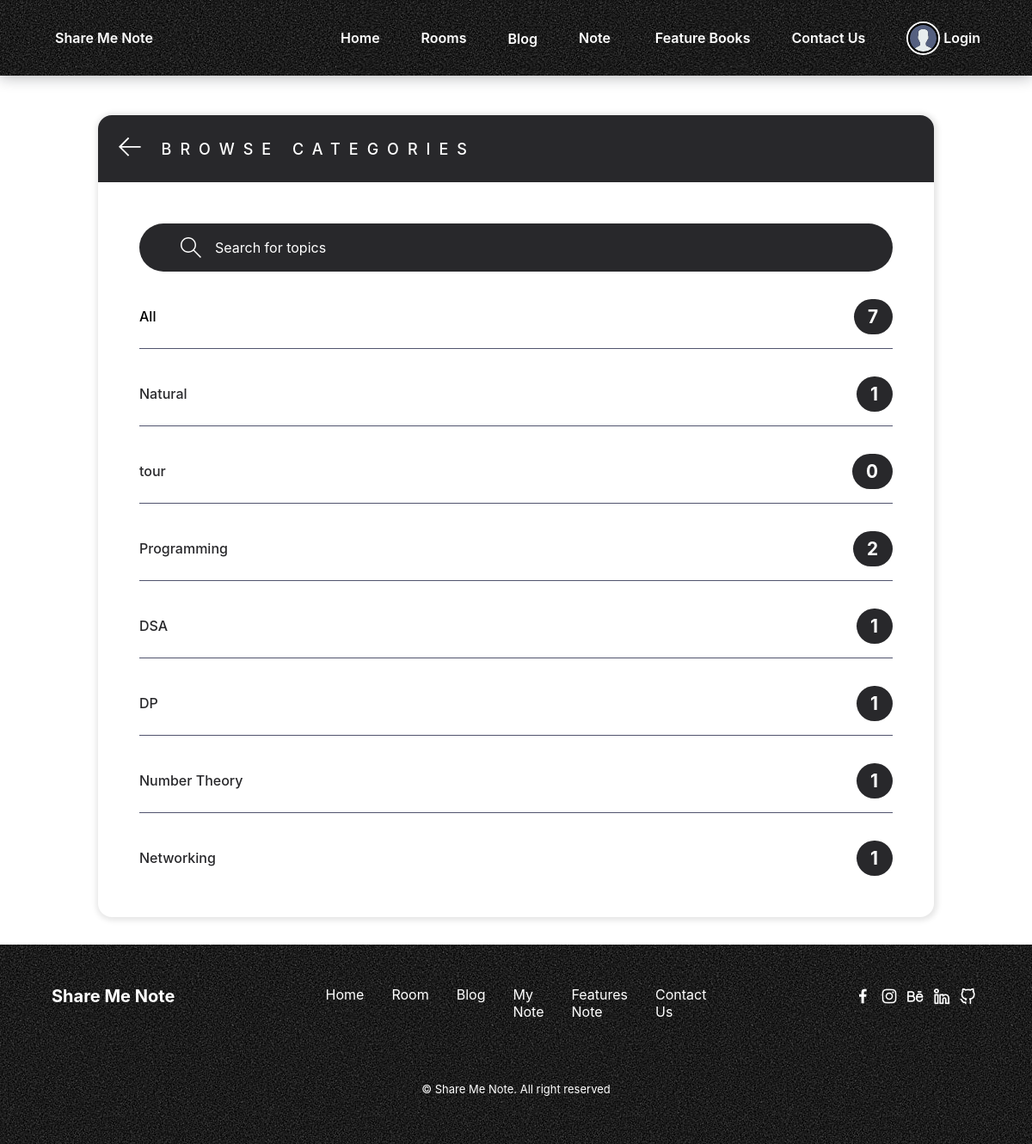
Screenshot of /blog/categorys/ with the database file from the repository.
### blog/models.py (models this page shows, shortened)
class Category(models.Model):
    title = models.CharField(max_length=100)
    category_id = models.UUIDField(default=uuid.uuid4, primary_key=True, unique=True, editable=False)
    slug = models.SlugField()

### blog/views.py (the view)
# urls.py: path('categorys/', views.categoryPage, name="categorys"),
def categoryPage(request):
    q = request.GET.get('q') if request.GET.get('q') != None else ''
    categorys = Category.objects.filter(title__icontains=q)
    return render(request, 'blog/allCategory.html', {'categorys': categorys})

### blog/templates/blog/allCategory.html (shortened to what this page needs)
{% extends 'main.html' %} {% block content %}
<main class="create-room layout">
  <div class="container">
    <div class="layout__box" style="top: 50%">
      <div class="layout__boxHeader">
        <div class="layout__boxTitle">
          <a href="{% url 'index' %}">
            <svg
              version="1.1"
              xmlns="http://www.w3.org/2000/svg"
              width="32"
              height="32"
              viewBox="0 0 32 32"
            >
              <title>arrow-left</title>
              <path
                d="M13.723 2.286l-13.723 13.714 13.719 13.714 1.616-1.611-10.96-10.96h27.625v-2.286h-27.625l10.965-10.965-1.616-1.607z"
              ></path>
            </svg>
          </a>
          <h3>Browse Categories</h3>
        </div>
      </div>
      <div class="topics-page layout__body">
        <form action="" method="GET" class="header__search">
          <label>
            <input name="q" placeholder="Search for topics" />
          </label>
        </form>
        <ul class="topics__list">
          <li>
            <a href="{% url 'categorys' %}" class="active"
              >All <span>{{categorys.count}}</span></a
            >
          </li>
          {% for category in categorys %}
          <li>
            <a href="{% url 'index' %}?q={{category.title}}"
              >{{ category.title }}
              <span>{{category.post_set.all.count}}</span></a
            >
          </li>
          {% endfor %}
        </ul>
      </div>
    </div>
  </div>
</main>
{% endblock content %}

### static/styles/style.css (style rules this page uses)
:root { --header-height: 3.5rem; --dark-green-color: #28282b; --green-color: #28282b; --green-color-light: #28282b; --green-color-lighten: #38b000; --white-color: #fff; --body-color: hsl(220, 100%, 97%); --color-main: #28282b; --color-main-light: #e1f6fb; --color-dark: #28282b; --color-dark-medium: #51546e; --color-dark-light: #414141; --color-light: #5a5a5a; --color-gray: #8b8b8b; --color-light-gray: #787878; --color-bg: #28282b; --color-success: #212529; --color-error: #fc4b0b; --color-black: #000000; --body-font: "Montserrat", sans-serif; --normal-font-size: 0.938rem; --font-regular: 400; --font-semi-bold: 600; --z-tooltip: 10; --z-fixed: 100; }
@media screen and (min-width: 1024px) { :root { --normal-font-size: 1rem; } }
* { font-family: "DM Sans", -apple-system, BlinkMacSystemFont, "Segoe UI", Roboto, Oxygen, Ubuntu, Cantarell, "Open Sans", "Helvetica Neue", sans-serif; margin: 0; padding: 0; box-sizing: border-box; text-rendering: optimizeLegibility; font-size: inherit; }
body { font-family: var(--body-font); font-size: var(--normal-font-size); }
ul { list-style: none; }
a { text-decoration: none; }
.container { max-width: 100rem; width: 90%; margin: auto; }
.header__search > label { background-color: var(--color-dark); padding: 1rem 2rem; display: flex; align-items: center; gap: 1rem; border-radius: 5rem; }
.header__search ::placeholder { color: white; opacity: 1; }
.header__search svg { fill: var(--white-color); width: 24px; height: 24px; margin-left: 1rem; }
input::placeholder { color: var(--color-gray); }
.header__search input { width: 18rem; background: transparent; border: none; outline: none; color: var(--white-color); }
@media screen and (min-width: 1118px) { .container { margin-inline: auto; } }
.layout { margin-top: 8.4rem; }
.layout > .container { display: flex; justify-content: space-between; align-items: flex-start; }
.layout__box { width: 90%; max-width: 48rem; min-height: 40rem; margin: auto; background-color: var(--white-color); border-radius: 1rem; box-shadow: 1px 1px 6px 3px rgba(0, 0, 0, 0.1); overflow: hidden; }
.layout__boxHeader { display: flex; padding: 1.5rem; background-color: var(--dark-green-color); }
.layout__boxTitle { display: flex; gap: 1.5rem; align-items: center; }
.layout__boxTitle h3 { text-transform: uppercase; letter-spacing: 10px; font-weight: 500; font-size: large; color: var(--white-color); }
.layout__boxTitle svg { width: 1.6rem; height: 1.6rem; fill: var(--white-color); }
.layout__body { margin: 3rem; }
.topics__list { list-style: none; }
.topics__list li a { display: flex; align-items: center; justify-content: space-between; margin-bottom: 3rem; font-weight: 500; color: var(--green-color); transition: all 0.3s ease-in-out; }
.topics__list li a.active, .topics__list li a:hover { color: var(--color-black); }
.topics__list li a span { padding: 0.5rem 1rem; background-color: var(--green-color); color: var(--white-color); border-radius: 5rem; font-size: 1.3rem; font-weight: 700; letter-spacing: 1px; }
.topics-page .topics__list li:not(:last-child) a { margin: 2rem 0; padding-bottom: 1rem; text-decoration: none; border-bottom: 1px solid var(--color-dark-medium); }
.topics-page .header__search { display: block; }
.create-room.layout .layout__box { max-width: 68rem; }

### rows the page displays
Category: title "Natural", post_set.all.count "1"
Category: title "tour", post_set.all.count "0"
Category: title "Programming", post_set.all.count "2"
Category: title "DSA", post_set.all.count "1"
Category: title "DP", post_set.all.count "1"
Category: title "Number Theory", post_set.all.count "1"
Category: title "Networking", post_set.all.count "1"

### other values shown
{{ categorys.count }} "7"
